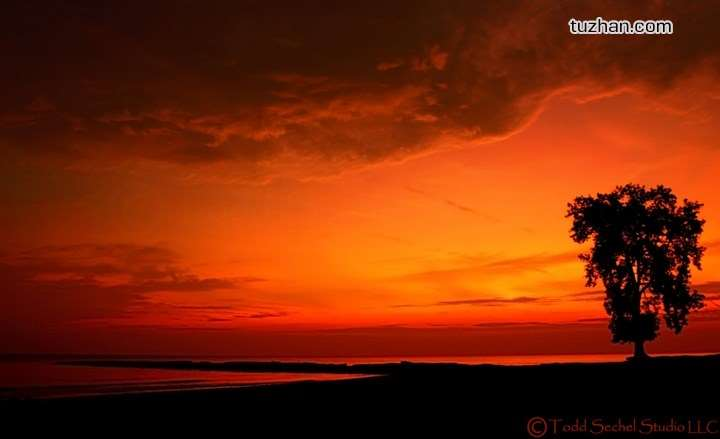
//> input picture opencv/1.jpg, 720 x 439 px
$ ./main   (built with g++ and OpenCV 4)
//> lines starting //> are read from the running program, lines starting //| are printed output that depends on the picture
#include <iostream>
#include <vector>
#include <opencv2/opencv.hpp>
#include <opencv2/core/core.hpp>
#include <opencv2/highgui/highgui.hpp>

using namespace std;
using namespace cv;

int main()
{
	Mat girl = imread("1.jpg");
//> girl is the input picture: 439 rows x 720 cols, CV_8UC3; mean B, G, R 7.3, 39.2, 119.6
	namedWindow("tu1");
	imshow("tu1",girl);

	Mat image = imread("1.jpg",199);
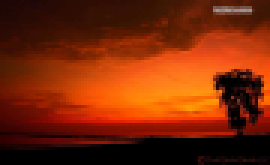
//> image: 55 rows x 90 cols, CV_8UC3 (shown 3 times larger); mean B, G, R 6.9, 39, 119.4
	Mat logo= imread("2.png");
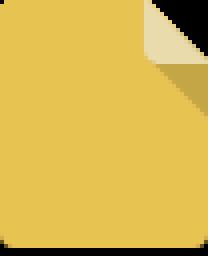
//> input picture QT/MyText/myPNG/2.png, 52 x 64 px (shown 4 times larger)
//> logo is the input picture: 64 rows x 52 cols, CV_8UC3; mean B, G, R 80.2, 182.6, 215.2

	Mat imageROI;
//> (the run ends here: the program stops with an error, at `imageROI = image(Rect(200,150,logo.cols,logo.rows));`)
